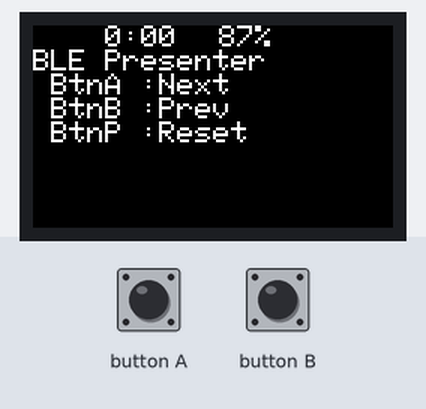
The sketch below on a simulated ESP32. Shown: 240×135 colour display. USB keyboard and mouse output is not drawn.

Above: at 0.3 s.
At 5.1 s:
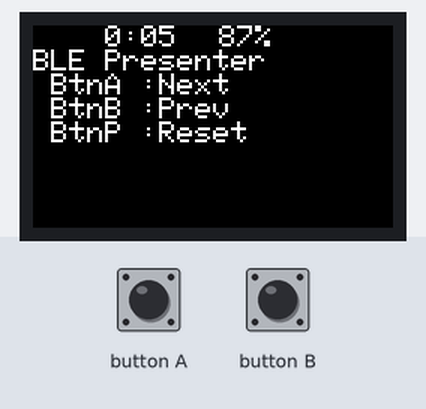
At 10.1 s:
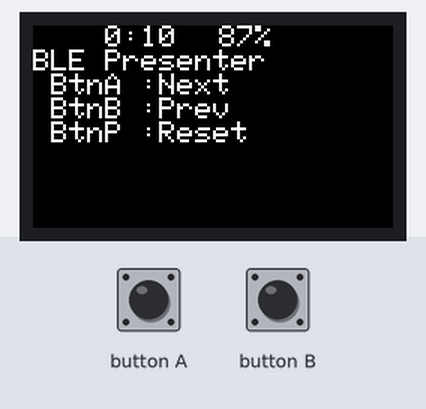
At 19.1 s:
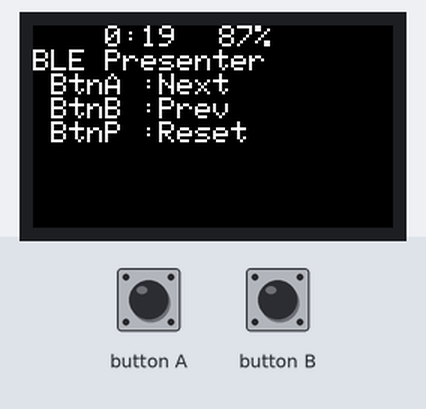
At 28.1 s:
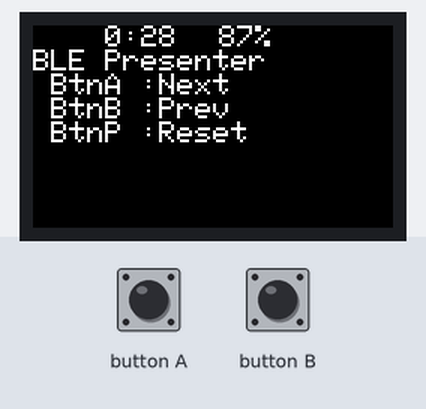
At 38.1 s:
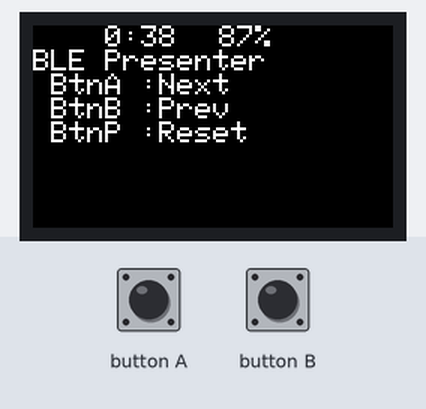

Measured:
- what the display in image 1 shows lasts 1.0 s, from 5.1 s to 6.1 s

The sketch:

bluetooth-keyboard-presentation.ino
```cpp
// 参考サイト：https://lang-ship.com/blog/work/m5stickc-bluetooth-keyboard/

#include <M5StickCPlus.h>
#include <BleKeyboard.h>

BleKeyboard bleKeyboard("M5StickC BLE Presenter");

// バッテリー更新用
unsigned long nextVbatCheck = 0;

// タイマー用
unsigned long startTimer = 0;

// バッテリー残量取得
int getVlevel() {
  float vbat = M5.Axp.GetBatVoltage();
  int vlevel = ( vbat - 3.2 ) / 0.8 * 100;
  if ( vlevel < 0 ) {
    vlevel = 0;
  }
  if ( 100 < vlevel ) {
    vlevel = 100;
  }

  return vlevel;
}

void setup() {
  M5.begin();
  M5.Axp.ScreenBreath(9);
  setCpuFrequencyMhz(80);
  M5.Lcd.setRotation(3);
  M5.Lcd.fillScreen(BLACK);
  M5.Lcd.setTextSize(2);
  M5.Lcd.setCursor(0, 16);
  M5.Lcd.println("BLE Presenter");
  M5.Lcd.println(" BtnA :Next");
  M5.Lcd.println(" BtnB :Prev");
  M5.Lcd.println(" BtnP :Reset");

  // 起動時にしかバッテリー残量は設定できない
  bleKeyboard.setBatteryLevel(getVlevel());
  bleKeyboard.begin();
}

void loop() {
  // ボタン状態更新
  M5.update();

  // キー操作
  if (bleKeyboard.isConnected()) {
    if ( M5.BtnA.wasPressed() ) {
      // ホームボタンでスライドを進める
      bleKeyboard.write(KEY_RIGHT_ARROW);
    }
    if ( M5.BtnB.wasPressed() ) {
      // 右ボタンでスライドを戻す
      bleKeyboard.write(KEY_LEFT_ARROW);
    }
    if ( M5.Axp.GetBtnPress() != 0 ) {
      // 電源ボタンでタイマーリセット
      startTimer = millis();
    }
  } else {
    // 接続していない場合にはタイマーを進めない
    startTimer = millis();
  }

  // バッテリー残量更新(1分毎)
  if (nextVbatCheck < millis()) {
    M5.Lcd.setCursor(112, 0);
    M5.Lcd.printf("%3d%%", getVlevel());

    nextVbatCheck = millis() + 60000;
  }

  // タイマー表示
  int min = ( millis() - startTimer ) / 1000 / 60;
  int sec = ( millis() - startTimer ) / 1000 % 60;
  M5.Lcd.setCursor(0, 0);
  M5.Lcd.printf("%5d:%02d", min, sec);

  // Wait
  delay(100);
}
```
